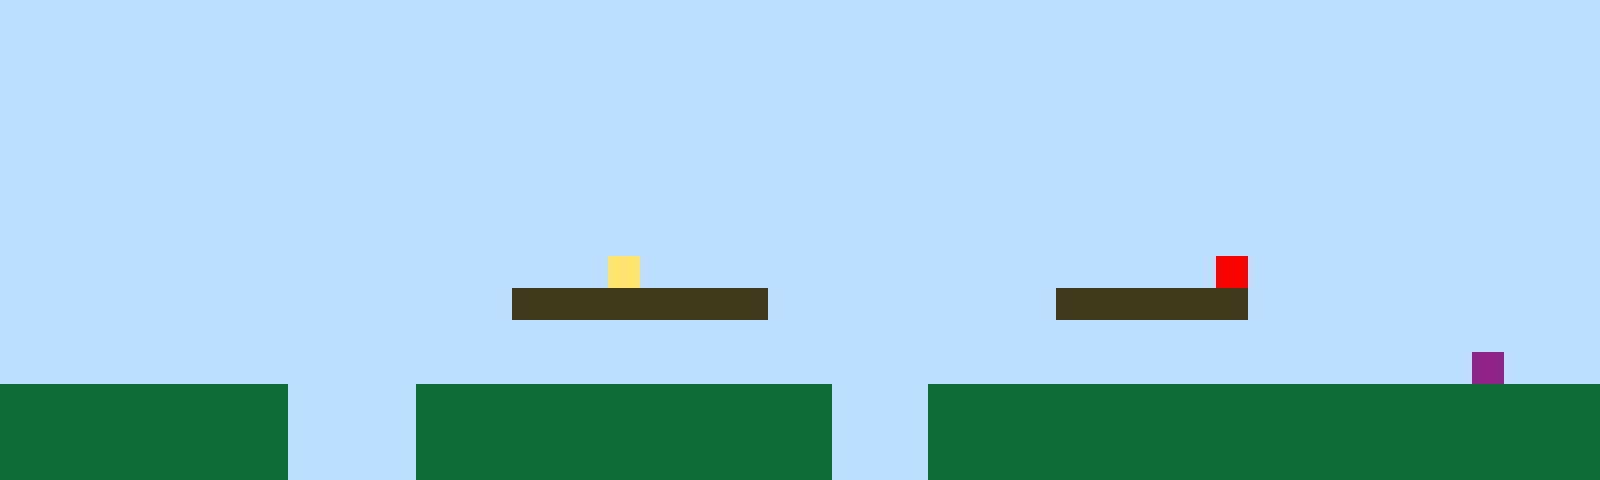

A 2D game scene composited from a Tiled map and its tileset images. What follows is a short description and the map's XML, with every tile layer's data as written:
An orthogonal 50x15 tile map with 32x32 px tiles, 1 tile layer (Tile Layer 1).

<map version="1.10" tiledversion="1.11.2" orientation="orthogonal" renderorder="right-up" width="50" height="15" tilewidth="32" tileheight="32" infinite="0" nextlayerid="2" nextobjectid="1"><editorsettings><export target="map1.csv" format="csv" /></editorsettings><tileset firstgid="1" name="sprites" tilewidth="32" tileheight="32" tilecount="6" columns="3"><image source="sprites.png" width="96" height="64" /></tileset><layer id="1" name="Tile Layer 1" width="50" height="15"><data encoding="csv">1,1,1,1,1,1,1,1,1,1,1,1,1,1,1,1,1,1,1,1,1,1,1,1,1,1,1,1,1,1,1,1,1,1,1,1,1,1,1,1,1,1,1,1,1,1,1,1,1,1,1,1,1,1,1,1,1,1,1,1,1,1,1,1,1,1,1,1,1,1,1,1,1,1,1,1,1,1,1,1,1,1,1,1,1,1,1,1,1,1,1,1,1,1,1,1,1,1,1,1,1,1,1,1,1,1,1,1,1,1,1,1,1,1,1,1,1,1,1,1,1,1,1,1,1,1,1,1,1,1,1,1,1,1,1,1,1,1,1,1,1,1,1,1,1,1,1,1,1,1,1,1,1,1,1,1,1,1,1,1,1,1,1,1,1,1,1,1,1,1,1,1,1,1,1,1,1,1,1,1,1,1,1,1,1,1,1,1,1,1,1,1,1,1,1,1,1,1,1,1,1,1,1,1,1,1,1,1,1,1,1,1,1,1,1,1,1,1,1,1,1,1,1,1,1,1,1,1,1,1,1,1,1,1,1,1,1,1,1,1,1,1,1,1,1,1,1,1,1,1,1,1,1,1,1,1,1,1,1,1,1,1,1,1,1,1,1,1,1,1,1,1,1,1,1,1,1,1,1,1,1,1,1,1,1,1,1,1,1,1,1,1,1,1,1,1,1,1,1,1,1,1,1,1,1,1,1,1,1,1,1,1,1,1,1,1,1,1,1,1,1,1,1,1,1,1,1,1,1,1,1,1,1,1,1,1,1,1,1,1,1,1,1,1,1,1,1,1,1,1,1,1,1,1,1,1,1,1,1,1,1,1,1,1,1,1,1,1,1,1,1,1,1,1,1,1,1,1,1,1,1,1,1,1,1,1,1,1,1,1,1,1,1,1,1,1,1,1,1,1,1,1,1,1,1,1,1,1,1,1,1,1,1,1,1,1,1,1,1,4,1,1,1,1,1,1,1,1,1,1,1,1,1,1,1,1,1,1,5,1,1,1,1,1,1,1,1,1,1,1,1,1,1,1,1,1,1,1,1,1,1,1,1,1,1,1,3,3,3,3,3,3,3,3,1,1,1,1,1,1,1,1,1,3,3,3,3,3,3,1,1,1,1,1,1,1,1,1,1,1,1,1,1,1,1,1,1,1,1,1,1,1,1,1,1,1,1,1,1,1,1,1,1,1,1,1,1,1,1,1,1,1,1,1,1,1,1,1,1,1,1,1,1,1,1,1,1,1,1,1,1,1,1,1,1,1,1,1,1,1,1,1,1,1,1,1,1,1,1,1,1,1,1,1,1,1,1,1,1,1,1,1,1,1,1,1,1,1,1,1,1,1,1,1,1,1,6,1,1,1,2,2,2,2,2,2,2,2,2,1,1,1,1,2,2,2,2,2,2,2,2,2,2,2,2,2,1,1,1,2,2,2,2,2,2,2,2,2,2,2,2,2,2,2,2,2,2,2,2,2,2,2,2,2,2,2,2,2,2,1,1,1,1,2,2,2,2,2,2,2,2,2,2,2,2,2,1,1,1,2,2,2,2,2,2,2,2,2,2,2,2,2,2,2,2,2,2,2,2,2,2,2,2,2,2,2,2,2,2,1,1,1,1,2,2,2,2,2,2,2,2,2,2,2,2,2,1,1,1,2,2,2,2,2,2,2,2,2,2,2,2,2,2,2,2,2,2,2,2,2</data></layer></map>
